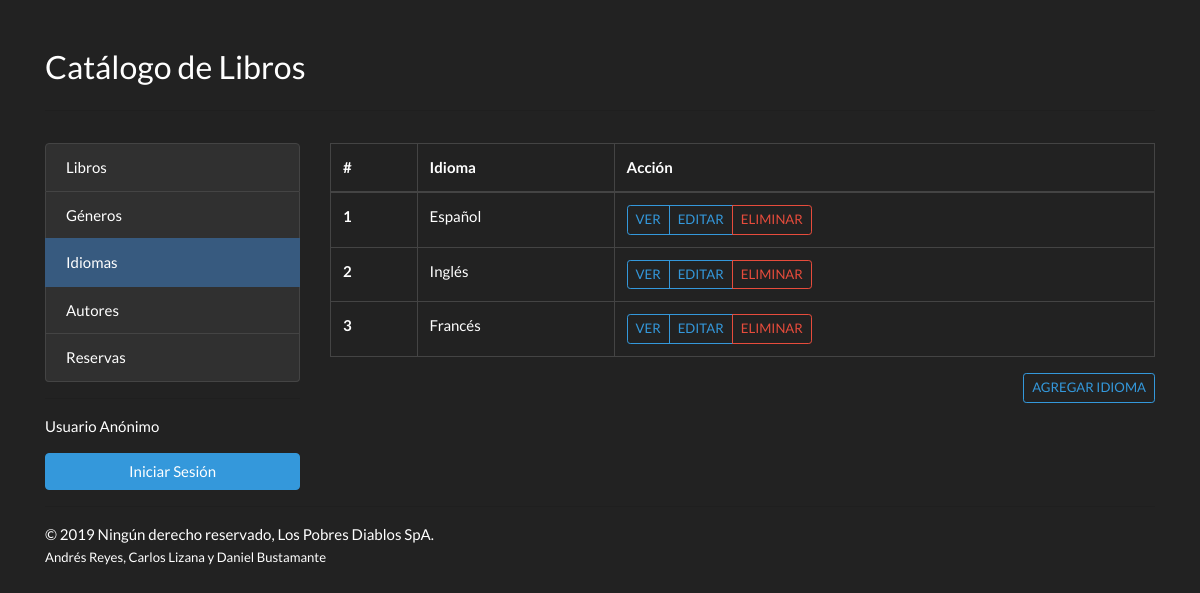
Screenshot of /languages with the database file from the repository.
### catalog/models.py (models this page shows, shortened)
class Language(models.Model):
    name = models.CharField(max_length=100)

### catalog/views.py (the view)
# urls.py: url(r'^languages$', LanguageList.as_view(), name='languages_list'),
class LanguageList(ListView):
    queryset = Language.objects.order_by('id')
    template_name = 'languages/languages_list.html'

### catalog/templates/languages/languages_list.html (shortened to what this page needs)
<!doctype html>
<html lang="en">
<head>
    <link rel="stylesheet" href="https://stackpath.bootstrapcdn.com/bootswatch/4.3.1/darkly/bootstrap.min.css"/>
</head>
<body>
<div class="container">
    <div class="row">
        <div class="col pt-5">
            <h3>Catálogo de Libros</h3>
        </div>
    </div>
    <hr class="pb-3"/>
    <div class="row">
        <div class="col-lg-3 order-2 order-lg-1">
            <div class="list-group">
                <a href="{% url 'catalog:books_list' %}" class="list-group-item list-group-item-action">Libros</a>
                <a href="{% url 'catalog:genres_list' %}" class="list-group-item list-group-item-action">Géneros</a>
                <a href="{% url 'catalog:languages_list' %}" class="list-group-item list-group-item-action active">Idiomas</a>
                <a href="{% url 'catalog:authors_list' %}" class="list-group-item list-group-item-action">Autores</a>
                <a href="{% url 'catalog:reservations_list' %}" class="list-group-item list-group-item-action">Reservas</a>
            </div>
            <hr />
            {% if user.is_authenticated %}
              Hola {{ user.username }}!
              <p><a class="btn btn-block btn-danger"  href="{% url 'logout' %}"><i class="fad fa-user"></i> Cerrar Sesión</a></p>
            {% else %}
              <p>Usuario Anónimo</p>
              <a class="btn btn-block btn-info" href="{% url 'login' %}"> Iniciar Sesión</a>
            {% endif %}
        </div>
        <div class="col-lg-9 order-1 order-lg-2">
            <table class="table table-bordered table-hover">
                <thead>
                <tr>
                    <th scope="col">#</th>
                    <th scope="col">Idioma</th>
                    <th scope="col">Acción</th>
                </tr>
                </thead>
                <tbody>
                {% if object_list %}
                    {% for language in object_list %}
                        <tr>
                            <th scope="row">{{ language.id }}</th>
                            <td>{{ language.name }}</td>
                            <td>
                                <div class="btn-group" role="group" aria-label="Basic example">
                                    <a href="{% url 'catalog:languages_detail' language.id %}" class="btn btn-sm btn-outline-info float-right text-uppercase">Ver </a>
                                    <a href="{% url 'catalog:languages_update' language.id %}" class="btn btn-sm btn-outline-info float-right text-uppercase">Editar </a>
                                    <a href="{% url 'catalog:languages_delete' language.id %}" class="btn btn-sm btn-outline-danger float-right text-uppercase">Eliminar </a>
                                </div>
                            </td>
                        </tr>
                    {% endfor %}
                {% else %}
                    <tr>
                        <td colspan="3">
                            No hay Idiomas Registrados
                        </td>
                    </tr>
                {% endif %}
                </tbody>
            </table>
            <a href="{% url 'catalog:languages_create' %}" class="btn btn-sm btn-outline-info float-right text-uppercase mb-3">Agregar Idioma </a>
        </div>
    </div>
    <hr/>
    &copy; 2019 Ningún derecho reservado, Los Pobres Diablos SpA.<br><small>Andrés Reyes, Carlos Lizana y Daniel
    Bustamante</small>
</div>
</body>
</html>

### rows the page displays
Language: id "1", name "Español"
Language: id "2", name "Inglés"
Language: id "3", name "Francés"
